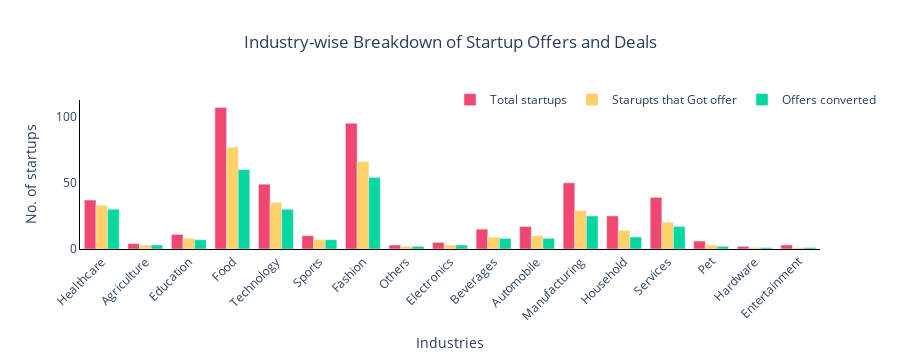

Here is the notebook cell this chart was saved with:
### Code cell
# Plot for total number of startups from different industries for a particular season 

def plot_startup_offer(season_number):
    startup_data = startup_offer_converted_by_season(season_number)
    
    industry = startup_data.index
    startups = startup_data.values[:, 0]
    offers = startup_data.values[:, 1]
    deals = startup_data.values[:, 2]
    
    fig = go.Figure()
    fig.add_trace(go.Bar(
        x=industry,
        y=startups,
        name='Startups',
        marker_color='#5e548e'
    ))
    
    fig.add_trace(go.Bar(
        x=industry,
        y=offers,
        name='Total offers',
        marker_color='#9f86c0'
    ))
    
    fig.add_trace(go.Bar(
        x=industry,
        y=deals,
        name='Total deals',
        marker_color='#be95c4'
    ))
    
    fig.update_layout(
        barmode='group', 
        xaxis_tickangle=-45, 
        title=f"Industry-wise Breakdown of Startup Offers and Deals for season {season_number}",
        height=350,
        margin=dict(l=40, r=40, t=60, b=40),
        plot_bgcolor='white',  
        paper_bgcolor='white', 
        xaxis=dict(
            showline=True,
            linewidth=1,
            linecolor='black',
            autorange=True,
            title='Industries',
        ),
        yaxis=dict(
            showline=True,
            linewidth=1,
            linecolor='black',
            autorange=True,
            title='No. of startups',
        )
    )
    
fig.show()

### Figure 1 — Plotly figure (JSON) as saved in the notebook; plotly's stock layout.template omitted (floating-point values rounded to 4 significant figures)
{"data": [{"marker": {"color": "#ef476f"}, "name": "Total startups", "type": "bar", "x": ["Healthcare", "Agriculture", "Education", "Food", "Technology", "Sports", "Fashion", "Others", "Electronics", "Beverages", "Automobile", "Manufacturing", "Household", "Services", "Pet", "Hardware", "Entertainment"], "y": [37, 4, 11, 107, 49, 10, 95, 3, 5, 15, 17, 50, 25, 39, 6, 2, 3]}, {"marker": {"color": "#ffd166"}, "name": "Starupts that Got offer", "type": "bar", "x": ["Healthcare", "Agriculture", "Education", "Food", "Technology", "Sports", "Fashion", "Others", "Electronics", "Beverages", "Automobile", "Manufacturing", "Household", "Services", "Pet", "Hardware", "Entertainment"], "y": [33, 3, 8, 77, 35, 7, 66, 2, 3, 9, 10, 29, 14, 20, 3, 1, 1]}, {"marker": {"color": "#06d6a0"}, "name": "Offers converted", "type": "bar", "x": ["Healthcare", "Agriculture", "Education", "Food", "Technology", "Sports", "Fashion", "Others", "Electronics", "Beverages", "Automobile", "Manufacturing", "Household", "Services", "Pet", "Hardware", "Entertainment"], "y": [30, 3, 7, 60, 30, 7, 54, 2, 3, 8, 8, 25, 9, 17, 2, 1, 1]}], "layout": {"barmode": "group", "height": 360, "legend": {"orientation": "h", "x": 0.5, "y": 1.1}, "paper_bgcolor": "white", "plot_bgcolor": "white", "title": {"text": "Industry-wise Breakdown of Startup Offers and Deals", "x": 0.5, "xanchor": "center", "y": 0.9, "yanchor": "top"}, "xaxis": {"autorange": true, "linecolor": "black", "linewidth": 1, "range": [-0.5, 16.5], "showline": true, "tickangle": -45, "tickfont": {"size": 12}, "title": {"text": "Industries"}, "type": "category"}, "yaxis": {"autorange": true, "linecolor": "black", "linewidth": 1, "range": [0, 112.6], "showline": true, "title": {"text": "No. of startups"}, "type": "linear"}}}
